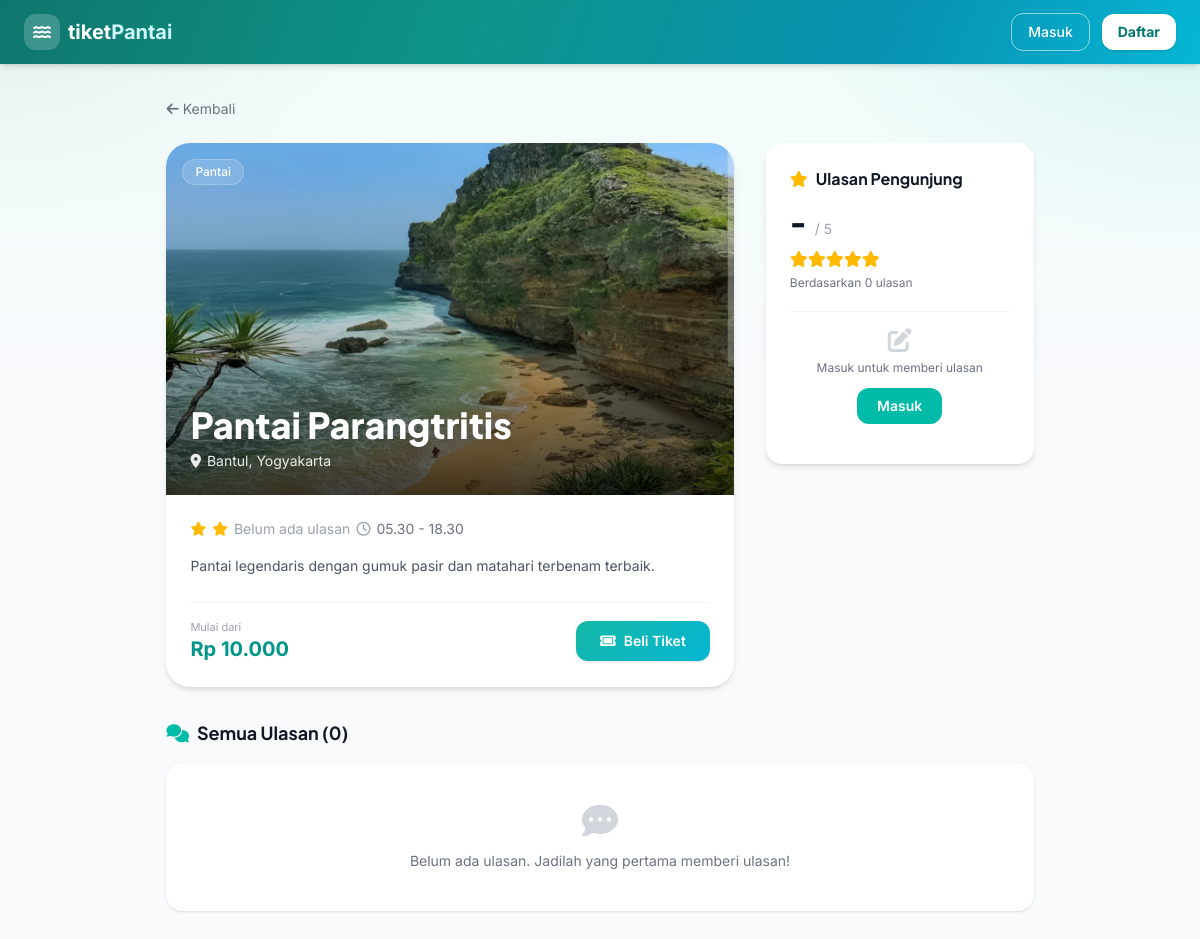
Screenshot of /destination.php?wisata=pantai-parangtritis with the database file from the repository.
### tables this page shows
CREATE TABLE IF NOT EXISTS destinations (
  id          INT UNSIGNED NOT NULL AUTO_INCREMENT,
  name        VARCHAR(150)  NOT NULL,
  slug        VARCHAR(170)  NOT NULL,
  image       VARCHAR(255)  NULL,
  location    VARCHAR(200)  NULL,
  rating      DECIMAL(3,1)  NOT NULL DEFAULT 0.0,
  reviews     INT UNSIGNED  NOT NULL DEFAULT 0,
  open_hours  VARCHAR(100)  NULL,
  price       INT UNSIGNED  NOT NULL DEFAULT 0,           
  description TEXT          NULL,
  category    VARCHAR(80)   NOT NULL DEFAULT 'Obyek Wisata',
  is_popular  TINYINT(1)    NOT NULL DEFAULT 0,
  is_active   TINYINT(1)    NOT NULL DEFAULT 1,
  created_at  TIMESTAMP NOT NULL DEFAULT CURRENT_TIMESTAMP,
  updated_at  TIMESTAMP NOT NULL DEFAULT CURRENT_TIMESTAMP ON UPDATE CURRENT_TIMESTAMP,
  PRIMARY KEY (id),
  UNIQUE KEY uq_destinations_slug (slug),
  KEY idx_destinations_category (category),
  KEY idx_destinations_active (is_active)
);

### destination.php (the view, shortened to what this page needs)
<?php
$pdo = require __DIR__ . '/db.php';
$user = $_SESSION['user'] ?? null;
$slug = $_GET['wisata'] ?? '';
$stmt = $pdo->prepare('SELECT * FROM destinations WHERE slug = ? AND is_active = TRUE LIMIT 1');
$stmt->execute([$slug]);
$dest = $stmt->fetch();
$revStmt = $pdo->prepare('
    SELECT r.*, u.name AS user_name
    FROM reviews r
    JOIN users u ON r.user_id = u.id
    WHERE r.destination_id = ?
    ORDER BY r.created_at DESC
');
$revStmt->execute([$dest['id']]);
$reviews = $revStmt->fetchAll();
$reviewCount = count($reviews);
$aggRating = (float)$dest['rating'];
$aggCount  = (int)$dest['reviews'];
$myReview = null;
function render_stars($rating): string
{
    $rating = (int)round($rating);
    $html = '';
    for ($i = 1; $i <= 5; $i++) {
        $html .= '<i class="fa-solid fa-star ' . ($i <= $rating ? 'text-amber-400' : 'text-gray-200') . '"></i>';
    }
    return $html;
}
?>
<!doctype html>
<html lang="id">
<head>
  <script src="https://cdn.jsdelivr.net/npm/@tailwindcss/browser@4"></script>
  <link rel="stylesheet" href="https://cdnjs.cloudflare.com/ajax/libs/font-awesome/6.4.0/css/all.min.css">
  <link rel="stylesheet" href="assets/app.css?v=7">
</head>
<body class="tp-page-bg font-sans antialiased min-h-screen flex flex-col">
  <nav class="tp-nav tp-navbar sticky top-0 z-50 shadow-md">
    <div class="max-w-7xl mx-auto px-4 sm:px-6 flex items-center justify-between h-16">
      <a href="index.php" class="flex items-center gap-2 hover:opacity-80 transition">
        <div class="w-9 h-9 bg-white/20 rounded-xl flex items-center justify-center"><i class="fa-solid fa-water text-white text-base"></i></div>
        <span class="text-xl font-bold text-white">tiket<span class="text-cyan-100">Pantai</span></span>
      </a>
      <div class="hidden md:flex items-center gap-3">
        <?php if ($user): ?>
        <a href="orders.php" class="tp-nav-link text-sm font-medium px-3 py-1.5">Pesanan Saya</a>
        <div class="tp-nav-glass flex items-center gap-2 px-3 py-1.5 rounded-full">
          <div class="w-6 h-6 bg-white/30 rounded-full flex items-center justify-center"><span class="text-[10px] font-bold text-white"><?= strtoupper(substr($user['name'], 0, 1)) ?></span></div>
          <span class="text-sm font-medium"><?= htmlspecialchars($user['name']) ?></span>
        </div>
        <a href="auth/logout.php" class="tp-nav-outline text-sm font-medium px-3 py-1.5 rounded-lg">Keluar</a>
        <?php else: ?>
        <a href="auth/login.php" class="tp-nav-outline text-sm font-medium px-4 py-2 rounded-xl">Masuk</a>
        <a href="auth/register.php" class="text-sm font-bold text-teal-700 bg-white hover:bg-cyan-50 px-4 py-2 rounded-xl shadow">Daftar</a>
        <?php endif; ?>
      </div>
    </div>
  </nav>
  <div class="max-w-5xl mx-auto px-4 sm:px-6 py-8">
    <a href="index.php" class="text-sm text-gray-500 hover:text-gray-700 mb-6 inline-flex items-center gap-1"><i class="fa-solid fa-arrow-left"></i> Kembali</a>
    <div class="grid grid-cols-1 lg:grid-cols-3 gap-8">
      <div class="lg:col-span-2">
        <div class="reveal bg-white rounded-3xl shadow-md overflow-hidden">
          <div class="tp-zoom relative h-72 sm:h-[22rem]">
            <img src="<?= htmlspecialchars($dest['image']) ?>" alt="<?= htmlspecialchars($dest['name']) ?>" class="w-full h-full object-cover">
            <div class="absolute inset-0 bg-gradient-to-t from-black/75 via-black/20 to-transparent"></div>
            <span class="absolute top-4 left-4 tp-badge-glass text-white text-xs font-medium px-3 py-1 rounded-full"><?= htmlspecialchars($dest['category']) ?></span>
            <div class="absolute bottom-0 left-0 right-0 p-6 text-white">
              <h1 class="font-display text-3xl sm:text-4xl font-extrabold drop-shadow-lg mb-1.5"><?= htmlspecialchars($dest['name']) ?></h1>
              <div class="flex items-center gap-1.5 text-sm text-white/90"><i class="fa-solid fa-location-dot"></i> <?= htmlspecialchars($dest['location']) ?></div>
            </div>
          </div>
          <div class="p-6">
            <div class="flex flex-wrap gap-4 text-sm text-gray-500 mb-4">
              <span class="flex items-center gap-1.5"><i class="fa-solid fa-star text-amber-400"></i>
              <span class="flex items-center gap-1.5"><i class="fa-solid fa-star text-amber-400"></i>
                <?php if ($dest['reviews'] > 0): ?>
                <strong class="text-gray-700"><?= $dest['rating'] ?></strong> (<?= $dest['reviews'] ?> ulasan)
                <?php else: ?>
                <span class="text-gray-400">Belum ada ulasan</span>
                <?php endif; ?>
              </span>
              <span class="flex items-center gap-1.5"><i class="fa-regular fa-clock text-gray-400"></i> <?= htmlspecialchars($dest['open_hours']) ?></span>
            </div>
            <p class="text-sm text-gray-600 leading-relaxed mb-6"><?= nl2br(htmlspecialchars($dest['description'])) ?></p>
            <div class="flex flex-wrap items-center justify-between gap-3 pt-4 border-t border-gray-100">
              <div>
                <div class="text-[11px] text-gray-400">Mulai dari</div>
                <div class="text-xl font-bold text-teal-600">Rp <?= number_format($dest['price'], 0, ',', '.') ?></div>
              </div>
              <a href="checkout.php?wisata=<?= urlencode($dest['slug']) ?>" class="tp-btn tp-btn-gradient text-white text-sm font-semibold py-2.5 px-6 rounded-xl flex items-center gap-2 shadow-sm">
                <i class="fa-solid fa-ticket"></i> Beli Tiket
              </a>
            </div>
          </div>
        </div>
      </div>
      <div>
        <div class="reveal bg-white rounded-2xl shadow-md p-6 sticky top-24">
          <h2 class="font-bold text-gray-900 mb-3 flex items-center gap-2"><i class="fa-solid fa-star text-amber-400"></i> Ulasan Pengunjung</h2>
          <div class="flex items-end gap-2 mb-1">
            <span class="text-4xl font-bold text-gray-900"><?= $aggCount > 0 ? number_format($aggRating, 1) : '-' ?></span>
            <span class="text-sm text-gray-400 mb-1">/ 5</span>
          </div>
          <div class="text-base mb-1"><?= render_stars($aggRating) ?></div>
          <p class="text-xs text-gray-500 mb-5">Berdasarkan <?= $aggCount ?> ulasan</p>
          <?php if ($user): ?>
          <form method="POST" action="review_save.php" class="space-y-3">
            <input type="hidden" name="destination_id" value="<?= $dest['id'] ?>">
            <div>
              <label class="block text-xs text-gray-500 mb-1.5 font-medium"><?= $myReview ? 'Ubah rating ulasanmu' : 'Beri rating' ?></label>
              <div class="flex items-center gap-1 text-2xl" id="starPicker">
                <?php for ($i = 1; $i <= 5; $i++): ?>
                <button type="button" class="star-btn <?= $i <= ($myReview['rating'] ?? 0) ? 'text-amber-400' : 'text-gray-300' ?> hover:scale-110 transition cursor-pointer" onclick="setRating(<?= $i ?>)"><i class="fa-solid fa-star"></i></button>
                <?php endfor; ?>
                <input type="hidden" name="rating" id="ratingInput" value="<?= (int)($myReview['rating'] ?? 0) ?>">
              </div>
            </div>
            <div>
              <label class="block text-xs text-gray-500 mb-1.5 font-medium">Ulasan</label>
              <textarea name="comment" rows="3" placeholder="Bagikan pengalamanmu..." class="w-full px-3 py-2 border border-gray-200 rounded-xl text-sm focus:outline-none focus:ring-2 focus:ring-teal-500"><?= htmlspecialchars($myReview['comment'] ?? '') ?></textarea>
            </div>
            <button type="submit" class="w-full bg-teal-500 hover:bg-teal-600 text-white text-sm font-semibold py-2.5 rounded-xl transition-colors">
              <i class="fa-solid fa-paper-plane mr-1"></i> <?= $myReview ? 'Perbarui Ulasan' : 'Kirim Ulasan' ?>
            </button>
          </form>
          <?php else: ?>
          <div class="text-center py-4 border-t border-gray-100">
            <i class="fa-solid fa-pen-to-square text-2xl text-gray-300 mb-2"></i>
            <p class="text-xs text-gray-500 mb-3">Masuk untuk memberi ulasan</p>
            <a href="auth/login.php" class="inline-block bg-teal-500 hover:bg-teal-600 text-white text-sm font-semibold px-5 py-2 rounded-xl">Masuk</a>
          </div>
          <?php endif; ?>
        </div>
      </div>
    </div>
    <div class="reveal mt-8">
      <h2 class="text-lg font-bold text-gray-900 mb-4"><i class="fa-solid fa-comments mr-2 text-teal-500"></i>Semua Ulasan (<?= $reviewCount ?>)</h2>
      <?php if (empty($reviews)): ?>
      <div class="bg-white rounded-2xl shadow-sm p-10 text-center">
        <i class="fa-solid fa-comment-dots text-4xl text-gray-300 mb-3"></i>
        <p class="text-sm text-gray-500">Belum ada ulasan. Jadilah yang pertama memberi ulasan!</p>
      </div>
      <?php endif; ?>
    </div>
  </div>
</body>
</html>

### assets/app.css (style rules this page uses)
:root { --tp-shadow-lg: 0 24px 60px -20px rgba(15, 23, 42, 0.28); }
html { scroll-behavior: smooth; }
.tp-page-bg { background-color: #f8fafc; background-image: radial-gradient(55% 45% at 100% 0%, rgba(20, 184, 166, 0.12) 0%, transparent 60%), radial-gradient(50% 40% at 0% 0%, rgba(149, 149, 149, 0.12) 0%, transparent 60%), linear-gradient(180deg, #f0fdfa 0%, #f8fafc 40%, #f8fafc 100%); background-attachment: fixed; }
.tp-nav { transition: box-shadow 0.3s ease, background-color 0.3s ease; }
.tp-navbar { background-image: linear-gradient(110deg, #0f766e 0%, #0d9488 38%, #0891b2 74%, #06b6d4 100%); color: #ffffff; }
.tp-nav-outline { border: 1px solid rgba(255, 255, 255, 0.55); color: #fff; }
.tp-btn-gradient { background-image: linear-gradient(135deg, #14b8a6 0%, #06b6d4 100%); }
.tp-badge-glass { background: rgba(255, 255, 255, 0.14); backdrop-filter: blur(8px); -webkit-backdrop-filter: blur(8px); border: 1px solid rgba(255, 255, 255, 0.22); }
.tp-zoom { overflow: hidden; }

### destination.php (style rules this page uses)
body { font-family: 'Inter', sans-serif; }
h1, h2, h3, .font-display { font-family: 'Plus Jakarta Sans', 'Inter', sans-serif; }

### rows the page displays
destinations: image (picture), category "Pantai", name "Pantai Parangtritis", location "Bantul, Yogyakarta", open_hours "05.30 - 18.30", description "Pantai legendaris dengan gumuk pasir dan matahari terbenam terbaik.", price "10.000", reviews "0"

### other values shown
$reviewCount "0"
